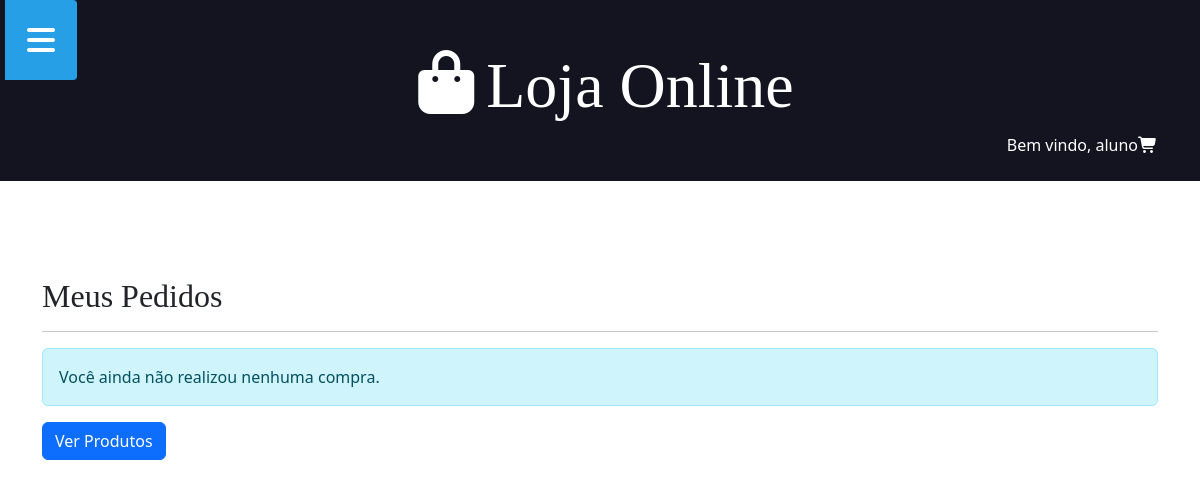
/historico/ (signed in), run on an earlier commit of the app's database.
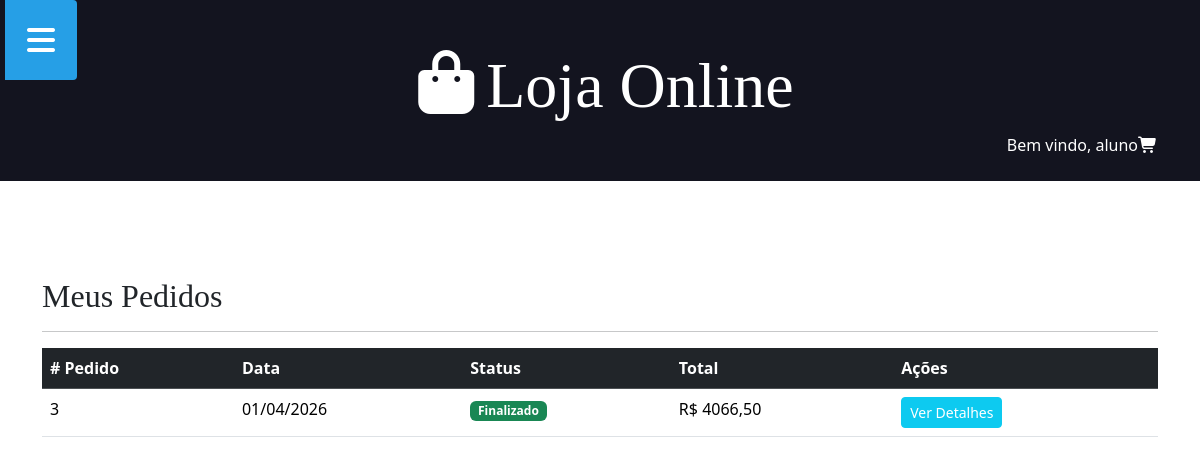
And on a later commit of the database.
### aplicacao/models.py (models this page shows, shortened)
class Venda(models.Model):
    STATUS_CHOICES = (
        ('P', 'PENDENTE'),
        ('C', 'CONCLUIDA'),
        ('X', 'CANCELADA')
    )
    status = models.CharField(max_length=1, choices=STATUS_CHOICES, default='P')
    data = models.DateField(auto_now_add=True)
    cliente = models.ForeignKey(User, on_delete=models.CASCADE)
    @property
    def total(self):
        total = 0
        for item in self.itemvenda_set.all():
            total += item.produto.preco * item.qtde
        return total

class ItemVenda(models.Model):
    venda = models.ForeignKey(Venda, on_delete=models.CASCADE)
    produto = models.ForeignKey(Produto, on_delete=models.CASCADE)
    qtde = models.IntegerField(null=True, blank=True)

class Produto(models.Model):
    nome = models.CharField(max_length=100, null=True, blank=True)
    preco = models.DecimalField(decimal_places=2, max_digits=10, null=True, blank=True)
    qtde = models.IntegerField(null=True, blank=True)
    descricao = models.TextField(null=True, blank=True)
    data = models.DateField(null=True, blank=True)
    imagem = models.ImageField(upload_to='produtos/', null=True, blank=True)

### aplicacao/views.py (the view)
# urls.py: path('historico/', views.historico_pedidos, name="urlhistorico"),
@login_required
def historico_pedidos(request):
    pedidos = Venda.objects.filter(
        cliente = request.user,
        status = 'C'
    ).order_by('-data')
    return render(request, 'historico_pedidos.html', {'pedidos': pedidos})

### aplicacao/templates/historico_pedidos.html
{% extends 'global/base.html' %}
{% block content %}
  <div class="container mt-5">
    <h2>Meus Pedidos</h2>
    <hr />
    {% if pedidos %}
    <div class="table-reponsive">
        <table class="table table-hover">
            <thead class="table-dark">
                <tr>
                    <th># Pedido</th>
                    <th>Data</th>
                    <th>Status</th>
                    <th>Total </th>
                    <th>Ações</th>
                </tr>
            </thead>
            <tbody>
                {% for pedido in pedidos %}
                <tr>
                    <td>{{ pedido.id }}</td>
                    <td>{{ pedido.data|date:"d/m/Y" }}</td>
                    <td>
                        <span class="badge bg-success">Finalizado</span>
                    </td>
                    <td>R$ {{ pedido.total }}</td>
                    <td>
                        <a href="{% url 'urldetalhe_pedido' pedido.id %}" class="btn btn-sm btn-info text-white">
                            Ver Detalhes
                        </a>
                    </td>
                </tr>
                {% endfor %}
            </tbody>
        </table>
    </div>
    {% else %}
      <div class="alert alert-info">Você ainda não realizou nenhuma compra.</div>
      <a href="{% url 'urlindex' %}" class="btn btn-primary">Ver Produtos</a>
    {% endif %}
  </div>
{% endblock %}

What changed in the data, as far as the page shows it:
now on this page (row edited): Venda: id "3", data "01/04/2026", total "4066,50"
Also different on the page:
text no longer shown: "Você ainda não realizou nenhuma compra. Ver Produtos"
text now shown: "# Pedido Data Status Total Ações"
